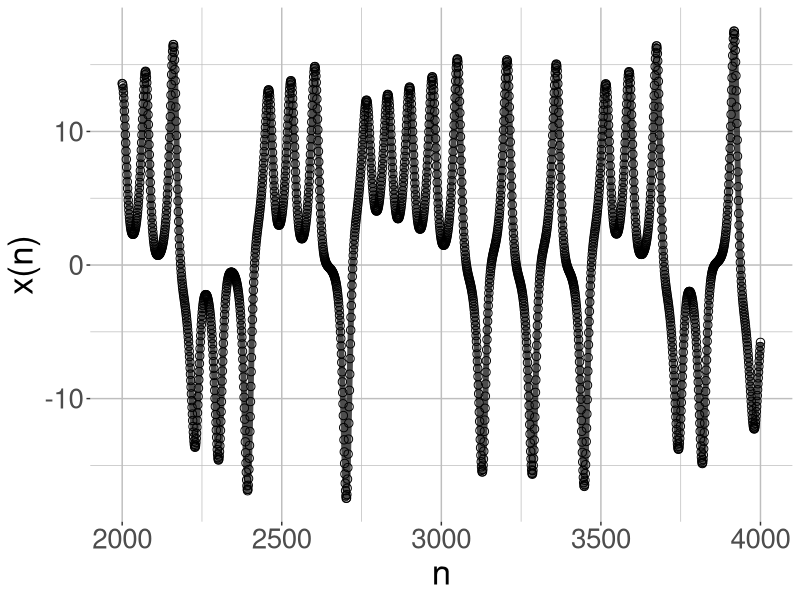

R code for this plot:
#+++++++++++++++++++++++++++++++++++++++++++++++++++++++++++++++++++++++++++++++
#
#
# FileName:
# FileDescription:
#
#
#+++++++++++++++++++++++++++++++++++++++++++++++++++++++++++++++++++++++++++++++
#
#
#
#
#+++++++++++++++++++++++++++++++++++++++++++++++++++++++++++++++++++++++++++++++
# Miguel P. Xochicale [http://mxochicale.github.io]
# Doctoral Researcher in Human-Robot Interaction
# University of Birmingham, U.K. (2014-2018)
#+++++++++++++++++++++++++++++++++++++++++++++++++++++++++++++++++++++++++++++++



#################
# Start the clock!
start.time <- Sys.time()

#################
### Load libraries
library(deSolve)
library(data.table)
library(ggplot2)

################################################################################
# (1) Defining paths for main_path, r_scripts_path, ..., etc.
r_scripts_path <- getwd()
plots_path <- paste(r_scripts_path,"/plots_path",sep="")


###################
## Main R Script



######################
### Lorenz Function
###
Lorenz <- function(t, state, parameters){
          with(as.list( c(state,parameters)),
              {
              #rate of change
              dX <- sigma*(Y-X)
              dY <- rho*X - X*Z - Y
              dZ <- X*Y - beta*Z

              # return the rate of change
              list( c(dX, dY, dZ) )
              }
          )# end with(as.list...
}

########################
### define controlling parameters
# rho     - Scaled Rayleigh number.
# sigma   - Prandtl number.
# beta   - Geometry ascpet ratio.
parameters <- c(rho=28, sigma= 10, beta=8/3)



########################
### define initial state
state <- c(X=1, Y=1, Z=1)
# state <- c(X=20, Y=41, Z=20)
# X=0.01; Y=0.01; Z=0.01


########################
### define integrations times
# dt=0.01
# times <- seq(0,100, by=0.001)
times <- seq(0,100, by=0.01)

########################
### perform the integration and assign it to variable 'out'
out <- ode(y=state, times= times, func=Lorenz, parms=parameters)

########################
### Lorenz State Space lss DATA TABLE
lss <- as.data.table(out)

fsNNtmp <-function(x) {list("Lorenz")}
lss[,c("type"):=fsNNtmp(), ]
lss[,sample:=seq(.N)]
setcolorder(lss, c(5,6,1:4))




################################
### (4.2) Windowing Data
# framewindow <- 1000:5000;
windowstar <- 2000
windowend <- 4000
windowLenght <- windowend - windowstar


windowframe = windowstar:windowend
# windowframe = 2000:3000
# windowframe = 00:10000
lss <- lss[,.SD[windowframe]]


################################################################################
## Plotting time series

plotlinewidth <- 3

# lenvec <- length(lss$time)
# colorvec <- inferno(lenvec)
# colorvec <- gnuplot(lenvec)

p <- ggplot(lss) +
  #  geom_line(aes(x=sample,y=X ), colour=colorvec, lwd = plotlinewidth,alpha=0.75)+
   geom_line(     aes(x=sample,y=X), lwd = 2, alpha=0.7)+      # line
   geom_point(    aes(x=sample,y=X), shape=21, size=2.5, stroke =0.5 ) + # stem type end
    # facet_wrap(~type, scales = 'free', nrow = 4)+
   labs( x = 'n', y='x(n)' )+
   theme(axis.text=element_text(size=20),
         axis.title=element_text(size=25))+
   theme(legend.position="none")+
   theme(
         panel.grid.major = element_line(colour = 'gray'),
         panel.grid.minor = element_line(colour = 'gray'),
         panel.background = element_rect(fill = "transparent",colour = NA),
         plot.background = element_rect(fill = "transparent",colour = NA)
    )

# plot(p)

write(lss$X, file="datafile",ncolumns=1)


################################################################################
################################################################################
# Stop the clock!
end.time <- Sys.time()
end.time - start.time
################################################################################
################################################################################

################################################################################
setwd(r_scripts_path) ## go back to the r-script source path
